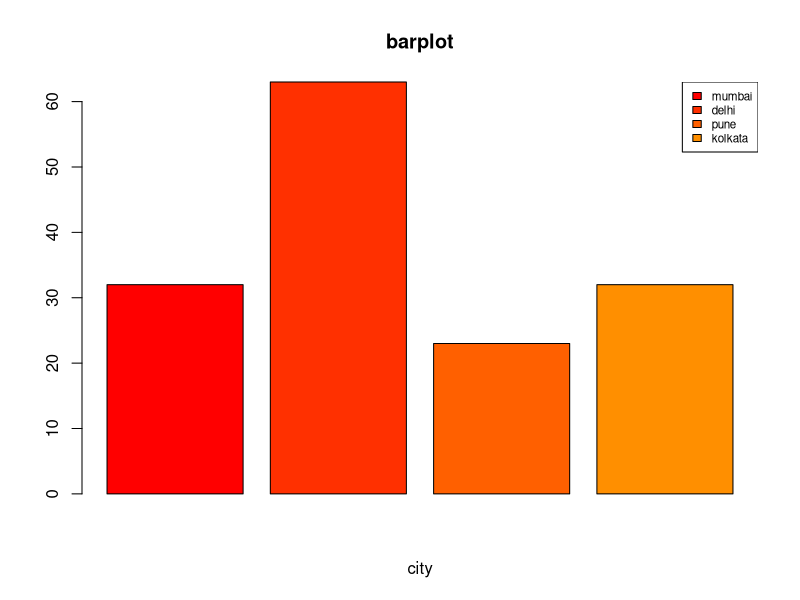
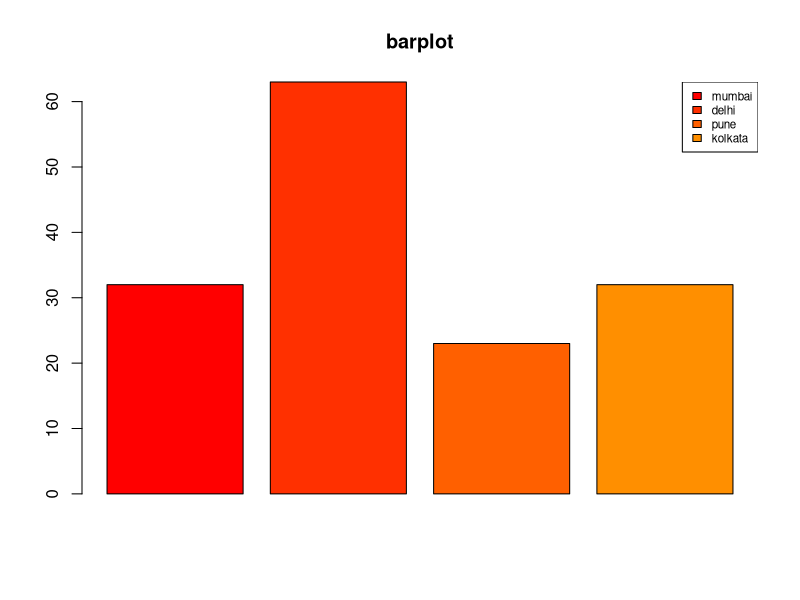

These figures' R source, in order:
x <- c(32,63,23,32)
labels <- c('mumbai','delhi','pune','kolkata')

png(file='barchart.jpg')
barplot(x,col=rainbow(x),main="barplot")
legend('topright', labels,cex = 0.7 , fill  = rainbow(x))
dev.off()
barplot(x,xlab='city', col=rainbow(x),main="barplot")
legend('topright', labels, cex = 0.7 , fill  = rainbow(x))